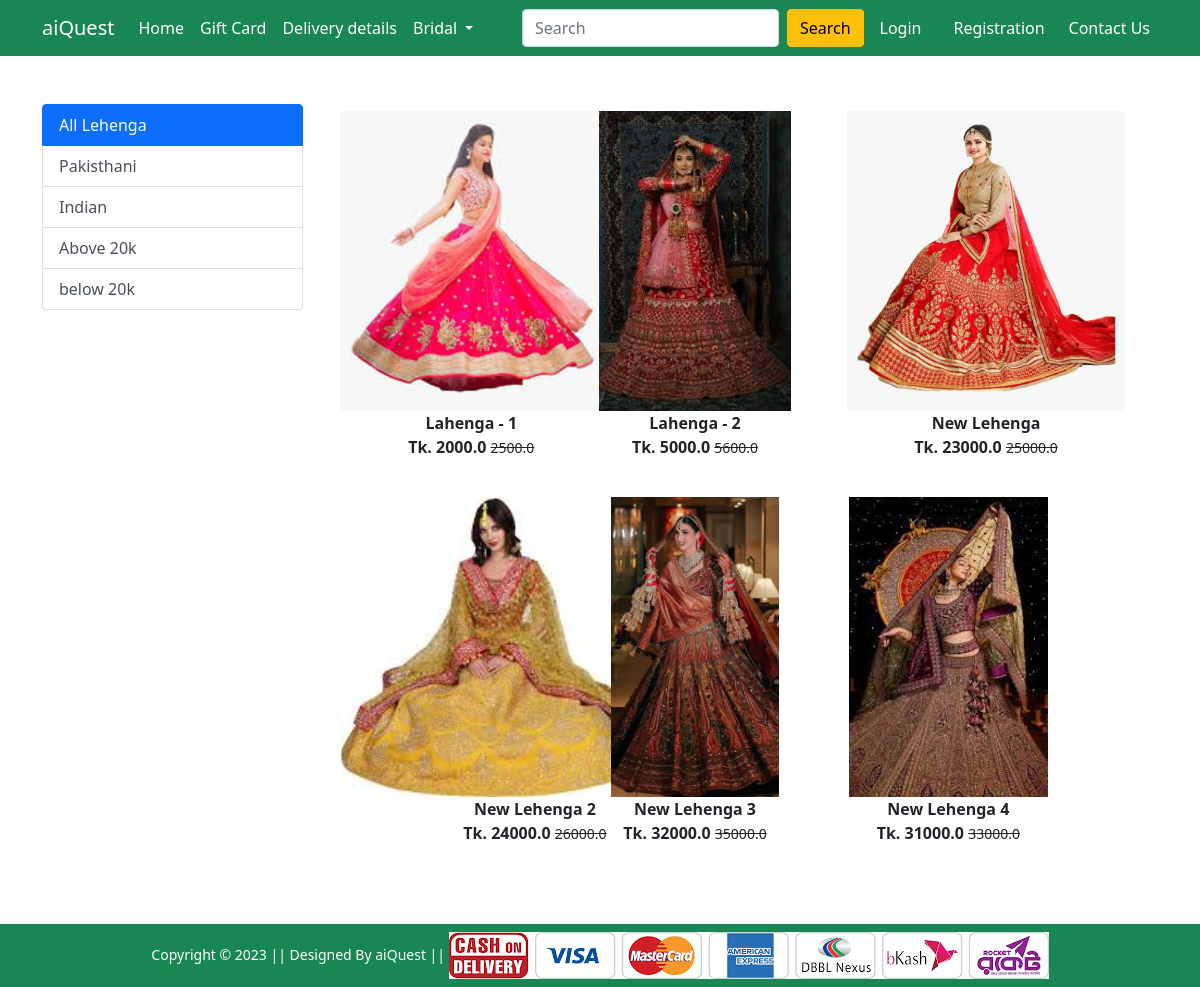
The app's page /lehenga/ with its own data.
### Shop/models.py (models this page shows, shortened)
class Product(models.Model):
    title = models.CharField(max_length=100)
    selling_price = models.FloatField()
    discounted_price = models.FloatField()
    description = models.TextField()
    brand = models.CharField(max_length=100)
    category = models.CharField(choices=CATEGORY_CHOICES,max_length=2)
    product_image = models.ImageField(upload_to='productimg')

### Shop/views.py (the view)
# urls.py: path('lehenga/', views.lehenga, name= 'lehengasingle'),
def lehenga(request, data = None):
    if data == None:
        lehengas = Product.objects.filter(category = 'L')
    elif data == 'Pakisthani' or data == 'Indian':
        lehengas = Product.objects.filter(category = 'L').filter(brand = data)
    elif data == 'above':
        lehengas = Product.objects.filter(category = 'L').filter(discounted_price__gt = 20000)
    elif data == 'below':
        lehengas = Product.objects.filter(category = 'L').filter(discounted_price__lt = 20000)
    return render(request, 'Shop/lehenga.html', {'lehengaD': lehengas})

### Shop/templates/Shop/lehenga.html (shortened to what this page needs)
{% extends 'Shop/base.html' %}
{% load static %}
{% block main-content %}
<div class="container my-5">
    <div class="row">
        <div class="col-sm-3">
            <div class="list-group">
                <a href="{% url 'lehengasingle' %}" class="list-group-item list-group-item-action active" aria-current="true">
                    All Lehenga
                </a>
                <a href="{% url 'lehengaitems' 'Pakisthani' %}" class="list-group-item list-group-item-action">Pakisthani</a>
                <a href="{% url 'lehengaitems' 'Indian' %}" class="list-group-item list-group-item-action">Indian</a>
                <a href="{% url 'lehengaitems' 'above' %}" class="list-group-item list-group-item-action">Above 20k</a>
                <a href="{% url 'lehengaitems' 'below' %}" class="list-group-item list-group-item-action">below 20k</a>
            </div>
        </div>
        <div class="col-sm-8">
            <div class="row">
                {% for leh in lehengaD %}
                <div class="col-sm-4 text-center mb-4">
                    <a href="{% url 'show_product_details' leh.id %}" class="btn">
                        <div class="item">
                            <img src="{{leh.product_image.url}}" alt="" height="300" class="">
                            <div class="fw-bold">{{leh.title}}</div>
                            <div class="fw-bold">Tk. {{leh.discounted_price}} <small
                                    class="fw-light text-decoration-line-through">{{leh.selling_price}}</small>
                            </div>
                        </div>
                    </a>
                </div>
                {% endfor %}
            </div>
        </div>
    </div>
</div>
{% endblock main-content %}

### records on screen
Product: product_image (picture), title "Lahenga - 1", discounted_price "2000.0", selling_price "2500.0"
Product: product_image (picture), title "Lahenga - 2", discounted_price "5000.0", selling_price "5600.0"
Product: product_image (picture), title "New Lehenga", discounted_price "23000.0", selling_price "25000.0"
Product: product_image (picture), title "New Lehenga 2", discounted_price "24000.0", selling_price "26000.0"
Product: product_image (picture), title "New Lehenga 3", discounted_price "32000.0", selling_price "35000.0"
Product: product_image (picture), title "New Lehenga 4", discounted_price "31000.0", selling_price "33000.0"
